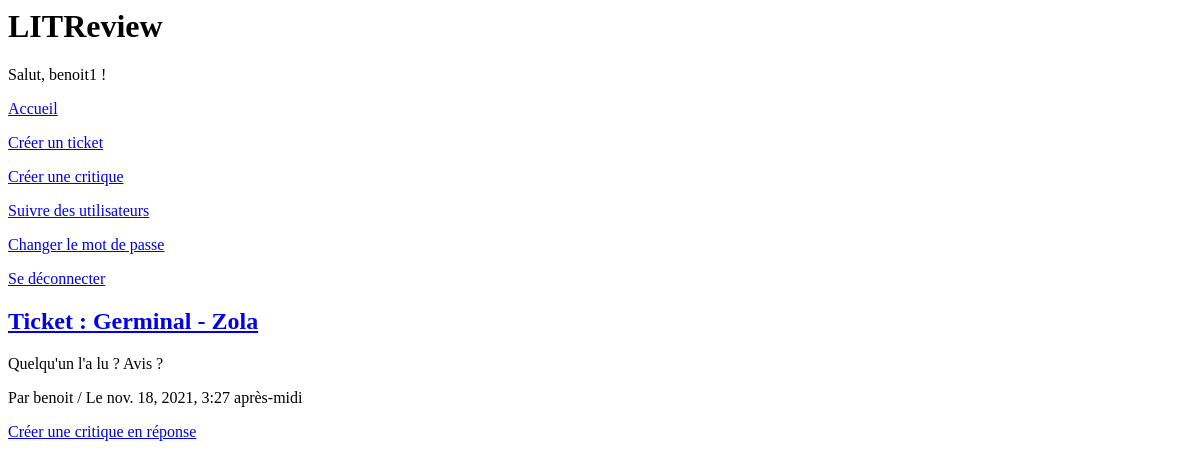
Page /reviews/ticket/2/ (signed in) on the earlier database version.
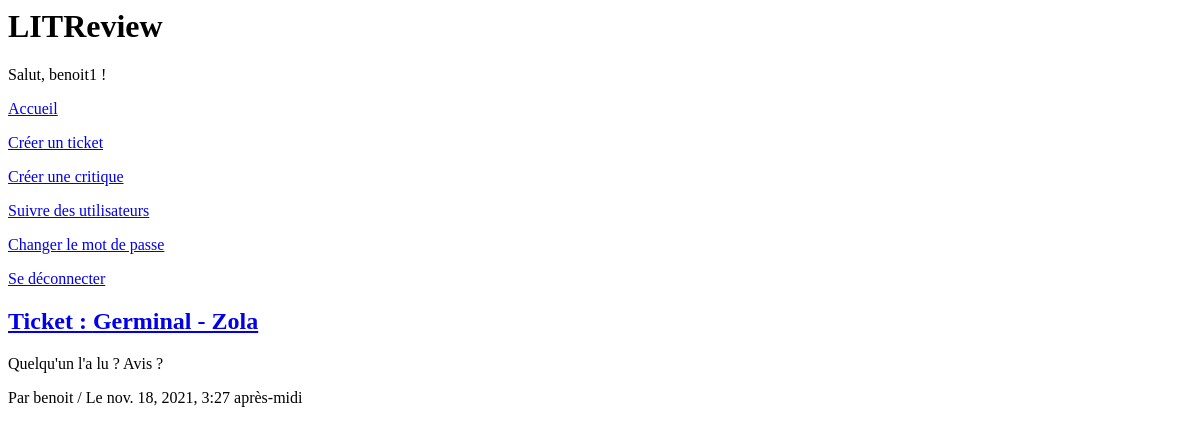
Same page on the later database version.
### reviews/views.py (the view)
# urls.py: path('ticket/<int:ticket_id>/', views.ticket_details, name='ticket_details'),
@login_required
def ticket_details(request, ticket_id):
    ticket = get_object_or_404(models.Ticket, id=ticket_id)
    return render(request, 'reviews/ticket_details.html', {'ticket':ticket})

### reviews/templates/reviews/ticket_details.html (shortened to what this page needs)
{% extends 'base.html' %}
{% block content %}
    {% include 'reviews/partials/ticket_snippet.html' with ticket=ticket %}
    {% if ticket.has_review %}
        <p></p>
    {% else %}
        <p><a href="{% url 'create_review' ticket.id %}">Créer une critique en réponse</a></p>
    {% endif %}
{% endblock content %}

Differences in the rows shown:
changed Ticket "Germinal - Zola": has_review False → True (drawn)
Other differences:
text no longer shown: "Créer une critique en réponse"
